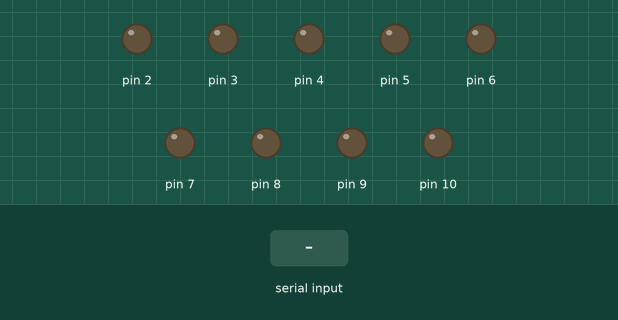
Simulated run of this sketch. Board: Arduino Uno, built with avr-gcc and run on an emulated ATmega328P. Shown: output pins drawn as LEDs (lit = HIGH). The inputs (shaded band) are chosen by the test bench.

Above: at 1.2 s.
1.3 s: "1" received over Serial
At 2.3 s:
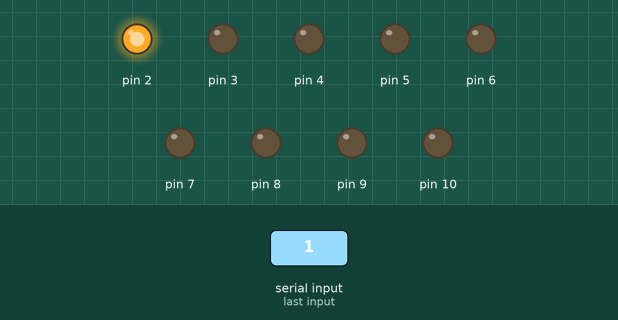
2.8 s: "2" received over Serial
At 3.5 s:
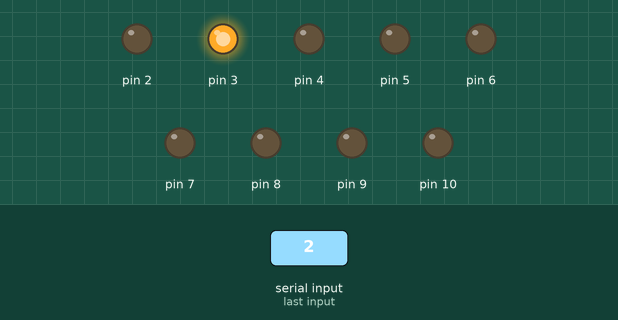
4.3 s: "3" received over Serial
At 4.6 s:
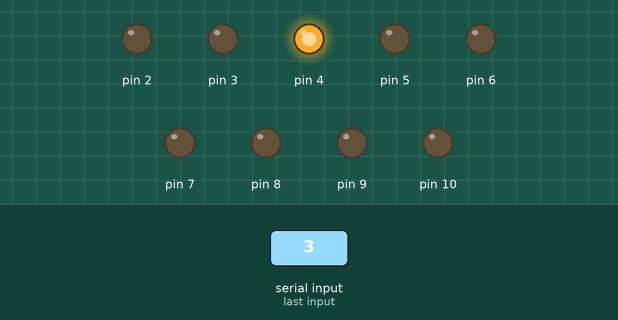
5.8 s: "4" received over Serial
At 7.0 s:
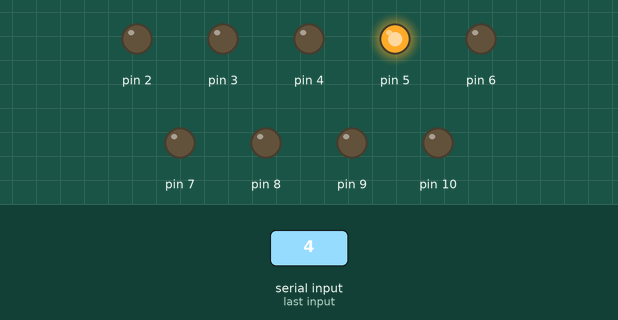
7.3 s: "5" received over Serial
At 8.1 s:
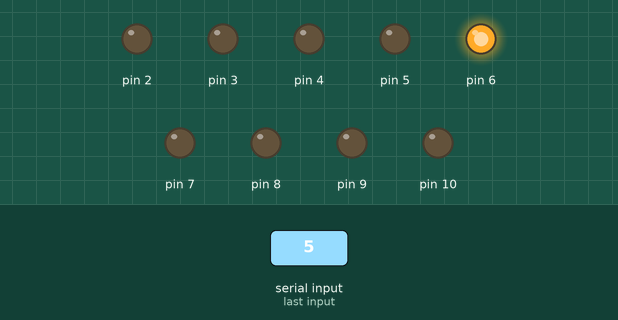
8.8 s: "6" received over Serial
At 9.2 s:
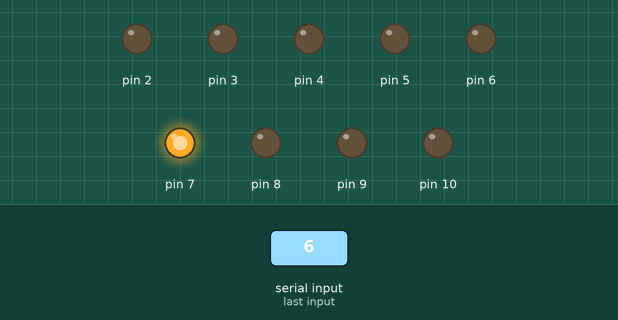
Timing chart, 0 to 11.3 s (numbered marks = the images above; inputs shaded):
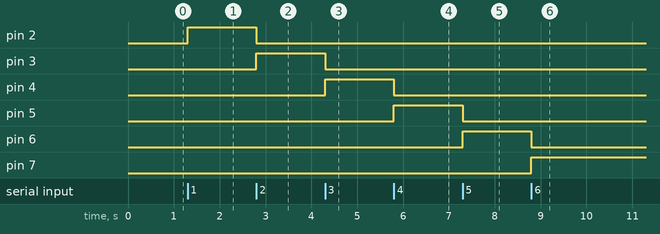

Measured:
- after the input at 1.3 s, pin 2: LOW → HIGH at once
- after the input at 2.8 s, pin 2: HIGH → LOW at once; pin 3: LOW → HIGH at once
- after the input at 4.3 s, pin 3: HIGH → LOW at once; pin 4: LOW → HIGH at once
- after the input at 5.8 s, pin 4: HIGH → LOW at once; pin 5: LOW → HIGH at once
- after the input at 7.3 s, pin 5: HIGH → LOW at once; pin 6: LOW → HIGH at once
- after the input at 8.8 s, pin 6: HIGH → LOW at once; pin 7: LOW → HIGH at once

The sketch:

Nesne_takibi_ile_led_yakma.ino
```cpp
void setup() {
  pinMode(2, OUTPUT);
  pinMode(3, OUTPUT);
  pinMode(4, OUTPUT);
  pinMode(5, OUTPUT);
  pinMode(6, OUTPUT);
  pinMode(7, OUTPUT);
  pinMode(8, OUTPUT);
  pinMode(9, OUTPUT);
  pinMode(10, OUTPUT);
  Serial.begin(9600);
}
char O;
void loop() {
  if(Serial.available())
    {
      O = Serial.read();

    if (O=='0')
    {
      digitalWrite(2,LOW);
      digitalWrite(3,LOW);
      digitalWrite(4,LOW);
      digitalWrite(5,LOW);
      digitalWrite(6,LOW);
      digitalWrite(7,LOW);
      digitalWrite(8,LOW);
      digitalWrite(9,LOW);
      digitalWrite(10,LOW);


    }
    if (O=='1')
    {
      digitalWrite(2,HIGH);
      digitalWrite(3,LOW);
      digitalWrite(4,LOW);
      digitalWrite(5,LOW);
      digitalWrite(6,LOW);
      digitalWrite(7,LOW);
      digitalWrite(8,LOW);
      digitalWrite(9,LOW);
      digitalWrite(10,LOW);
    }
    if (O=='2')
    {
      digitalWrite(2,LOW);
      digitalWrite(3,HIGH);
      digitalWrite(4,LOW);
      digitalWrite(5,LOW);
      digitalWrite(6,LOW);
      digitalWrite(7,LOW);
      digitalWrite(8,LOW);
      digitalWrite(9,LOW);
      digitalWrite(10,LOW);
    }

      if (O=='3')
      {
      digitalWrite(2,LOW);
      digitalWrite(3,LOW);
      digitalWrite(4,HIGH);
      digitalWrite(5,LOW);
      digitalWrite(6,LOW);
      digitalWrite(7,LOW);
      digitalWrite(8,LOW);
      digitalWrite(9,LOW);
      digitalWrite(10,LOW);
      }

      if (O=='4')
      {
      digitalWrite(2,LOW);
      digitalWrite(3,LOW);
      digitalWrite(4,LOW);
      digitalWrite(5,HIGH);
      digitalWrite(6,LOW);
      digitalWrite(7,LOW);
      digitalWrite(8,LOW);
      digitalWrite(9,LOW);
      digitalWrite(10,LOW);
      }

      if (O=='5')
      {
      digitalWrite(2,LOW);
      digitalWrite(3,LOW);
      digitalWrite(4,LOW);
      digitalWrite(5,LOW);
      digitalWrite(6,HIGH);
      digitalWrite(7,LOW);
      digitalWrite(8,LOW);
      digitalWrite(9,LOW);
      digitalWrite(10,LOW);
      }

      if (O=='6')
      {
      digitalWrite(2,LOW);
      digitalWrite(3,LOW);
      digitalWrite(4,LOW);
      digitalWrite(5,LOW);
      digitalWrite(6,LOW);
      digitalWrite(7,HIGH);
      digitalWrite(8,LOW);
      digitalWrite(9,LOW);
      digitalWrite(10,LOW);
      }

      if (O=='7')
      {
      digitalWrite(2,LOW);
      digitalWrite(3,LOW);
      digitalWrite(4,LOW);
      digitalWrite(5,LOW);
      digitalWrite(6,LOW);
      digitalWrite(7,LOW);
      digitalWrite(8,HIGH);
      digitalWrite(9,LOW);
      digitalWrite(10,LOW);
      }

      if (O=='8')
      {
      digitalWrite(2,LOW);
      digitalWrite(3,LOW);
      digitalWrite(4,LOW);
      digitalWrite(5,LOW);
      digitalWrite(6,LOW);
      digitalWrite(7,LOW);
      digitalWrite(8,LOW);
      digitalWrite(9,HIGH);
      digitalWrite(10,LOW);
      }

      if (O=='9')
      {
      digitalWrite(2,LOW);
      digitalWrite(3,LOW);
      digitalWrite(4,LOW);
      digitalWrite(5,LOW);
      digitalWrite(6,LOW);
      digitalWrite(7,LOW);
      digitalWrite(8,LOW);
      digitalWrite(9,LOW);
      digitalWrite(10,HIGH);
      }


      }


}
```
